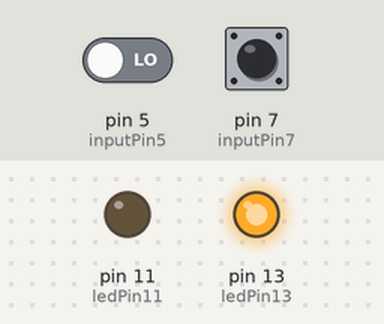
A sketch run on a simulated Arduino Uno, built with avr-gcc and run on an emulated ATmega328P. On the bench: output pins drawn as LEDs (lit = HIGH). The test bench sets the inputs (shaded band); at power-on: pin 5 (inputPin5) LOW, pin 7 (inputPin7) HIGH.

Above: at 1.2 s.
1.3 s: pin 5 (inputPin5) driven HIGH
At 2.5 s:
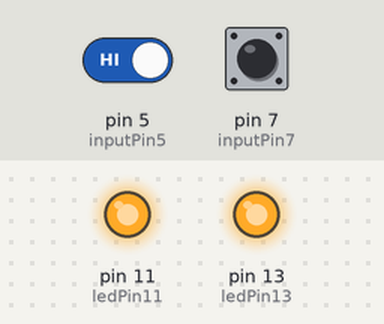
2.8 s: pin 7 (inputPin7) pulled LOW for 0.15 s
At 2.87 s:
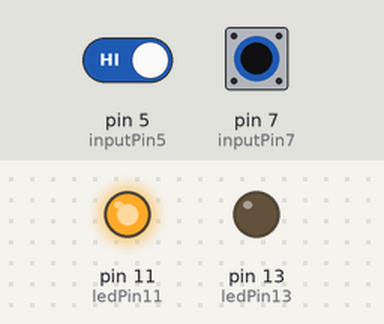
4.4 s: pin 7 (inputPin7) pulled LOW for 3.2 s
At 8.5 s:
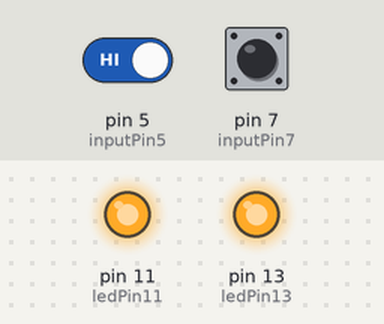
9.1 s: pin 5 (inputPin5) driven LOW
At 9.6 s:
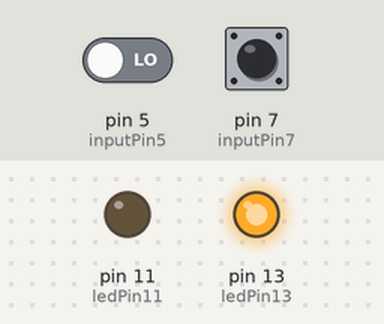
10.6 s: pin 7 (inputPin7) pulled LOW for 1 s
At 11.4 s:
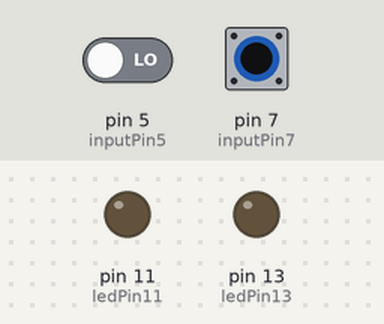
Timing chart, 0 to 13.6 s (numbered marks = the images above; inputs shaded):
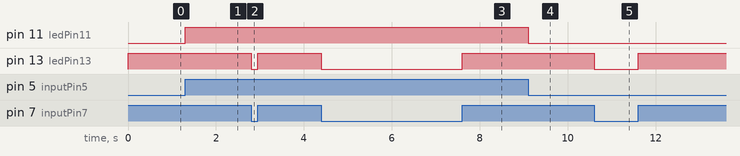

Measured:
- after the input at 1.3 s, pin 11 (ledPin11): LOW → HIGH at once
- after the input at 2.8 s, pin 13 (ledPin13): HIGH → LOW at once, → HIGH 0.15 s later
- after the input at 4.4 s, pin 13 (ledPin13): HIGH → LOW at once, → HIGH 3.2 s later
- after the input at 9.1 s, pin 11 (ledPin11): HIGH → LOW at once
- after the input at 10.6 s, pin 13 (ledPin13): HIGH → LOW at once, → HIGH 1.0 s later

The sketch:

pullup_pushdown.ino
```cpp
int inputPin5 = 5;
int inputPin7 = 7;
int ledPin11 = 11;
int ledPin13 = 13;


void setup() {
  pinMode(inputPin5, INPUT);
  pinMode(inputPin7, INPUT_PULLUP);
  pinMode(ledPin11, OUTPUT);
  pinMode(ledPin13, OUTPUT);
}

void loop() {
  digitalWrite(ledPin11, digitalRead(inputPin5));
  digitalWrite(ledPin13, digitalRead(inputPin7));
}
```
